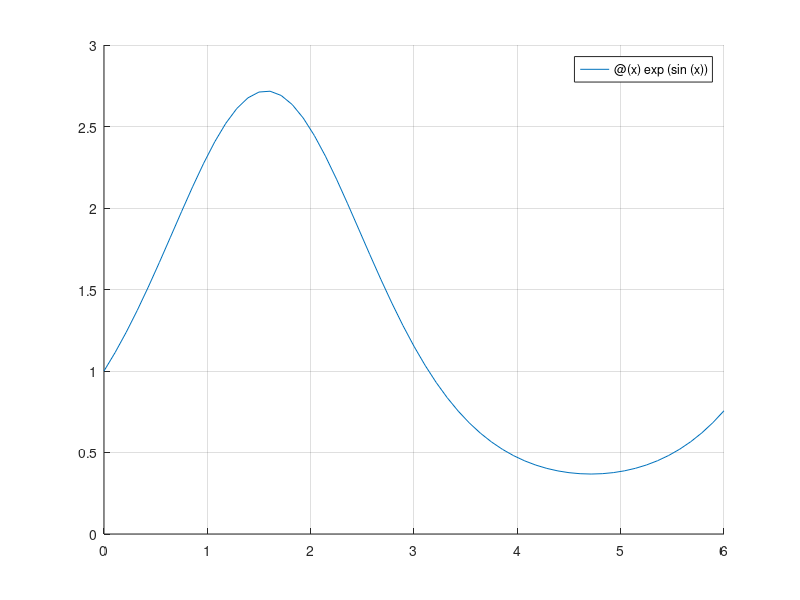

Source code (MATLAB): (Note: this script raises an error after producing the figure.)
function l4p3
  clf; hold on; grid on;
  %row vector with 13 eqidistant points on [0,6]
  points = linspace(0, 6, 13);
  %the function given by the problem
  f = @(x) exp(sin(x));
  %plot the function
  fplot(f, [0 6]);
  
  int_values = arrayfun(f, points);
  aux = linspace(0,6,100);
  vls = Newton_interp(points, f(points), aux);
  %plot the interpolation points
  scatter(points, f(points), 'filled');
  %plot interpolation polinomial
  plot(linspace(0,6,100), vls);
  legend("f", "Iterpolation points", "Newton's interpolation");
endfunction